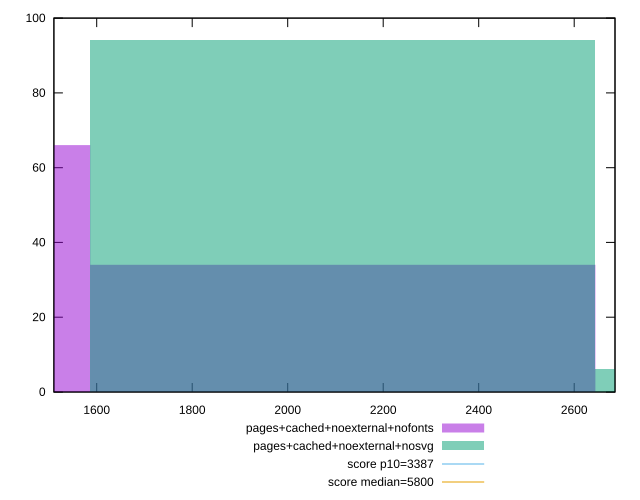

This chart was generated by the following gnuplot code:
reset

$pagesCachedNoexternalNofonts <<EOF
1057.6524282686005 66
2115.304856537201 34
EOF

$pagesCachedNoexternalNosvg <<EOF
2115.304856537201 94
3172.9572848058015 6
EOF

set key outside below
set boxwidth 1057.6524282686005
set xrange [1510.4286000000002:2685.4222802932204]
set yrange [0:100]
set trange [0:100]
set style fill transparent solid 0.5 noborder

set parametric
set terminal svg size 640, 500 enhanced background rgb 'white'
set output "report_00007_2020-12-11T15:55:29.892Z/speed-index/comparison/histogram/6_vs_7.svg"

plot $pagesCachedNoexternalNofonts title "pages+cached+noexternal+nofonts" with boxes, \
     $pagesCachedNoexternalNosvg title "pages+cached+noexternal+nosvg" with boxes, \
     3387,t title "score p10=3387", \
     5800,t title "score median=5800"

reset
